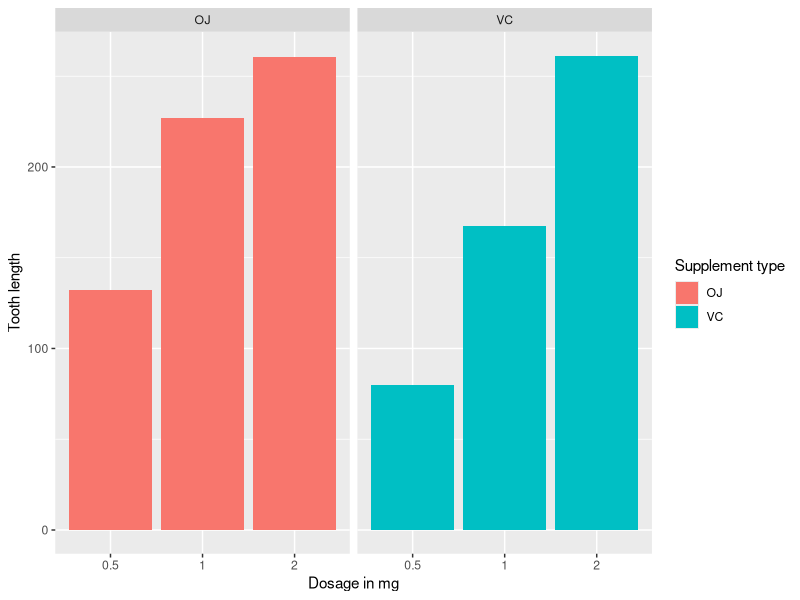

Recreate this plot in R.
## ---- chunk 1
library(datasets)
library(ggplot2)
ggplot(data=ToothGrowth, aes(x=as.factor(dose), y=len, fill=supp)) +
    geom_bar(stat="identity",) +
    facet_grid(. ~ supp) +
    xlab("Dosage in mg") +
    ylab("Tooth length") +
    guides(fill=guide_legend(title="Supplement type"))
## ---- chunk 2
fit <- lm(len ~ dose + supp, data=ToothGrowth)
summary(fit)
## ---- chunk 3
confint(fit)
